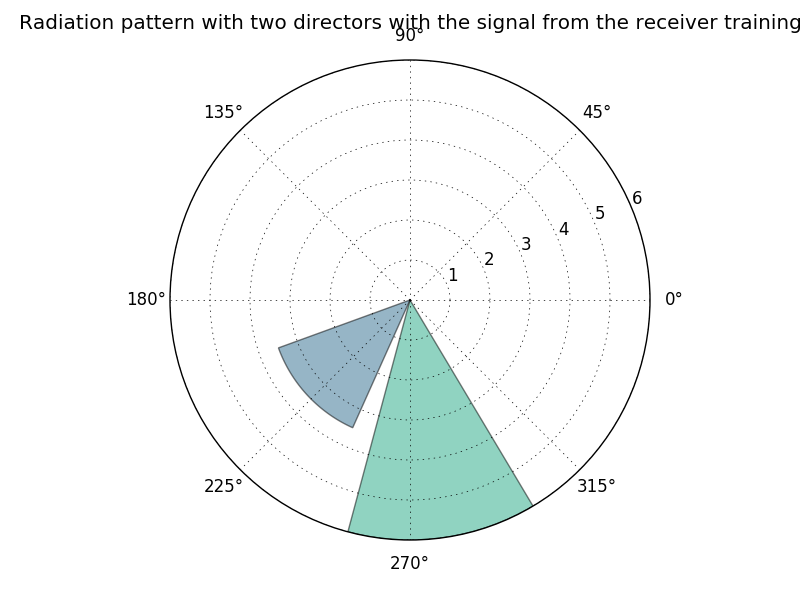

Recreate this plot in Python.
# Yagi antenna radiation pattern with two directors with the signal from the receiver training
import matplotlib.pyplot as plt
import numpy as np


theta = np.array([255, 200])
theta = np.radians(theta)
radii = np.array([6, 3.5])

ax = plt.subplot(111, projection='polar')
bars = ax.bar(theta, radii, bottom=0.0)

# Use custom colors and opacity
for r, bar in zip(radii, bars):
    bar.set_facecolor(plt.cm.viridis(r / 10.))
    bar.set_alpha(0.5)

plt.title("Radiation pattern with two directors with the signal from the receiver training")
plt.savefig("with_two_dir_rec.png")
plt.show()
